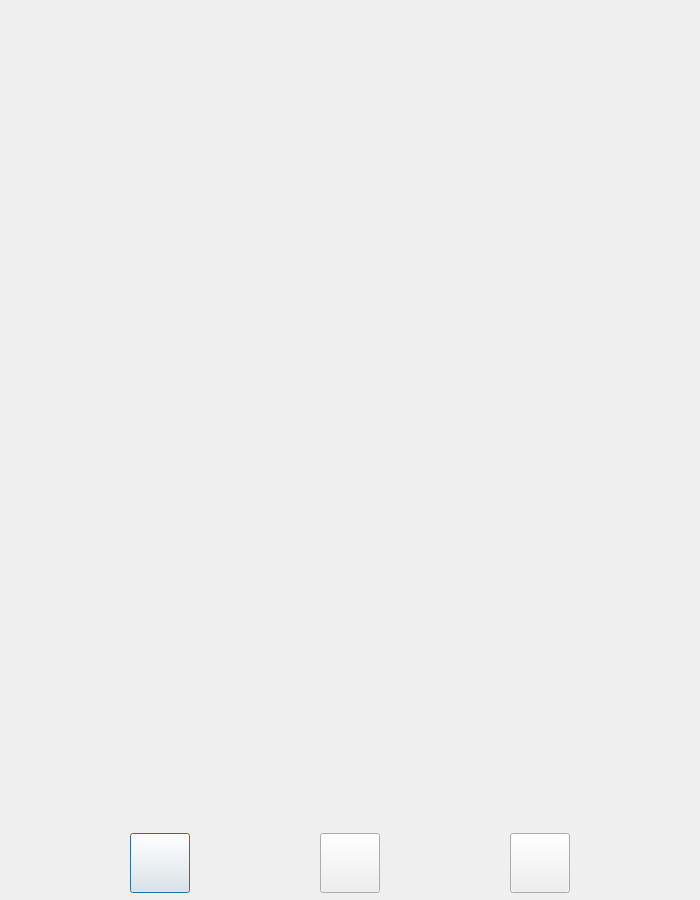
<?xml version="1.0" encoding="UTF-8"?>
<ui version="4.0">
 <class>ApplicationDialog</class>
 <widget class="QDialog" name="ApplicationDialog">
  <property name="geometry">
   <rect>
    <x>0</x>
    <y>0</y>
    <width>700</width>
    <height>900</height>
   </rect>
  </property>
  <property name="minimumSize">
   <size>
    <width>700</width>
    <height>900</height>
   </size>
  </property>
  <property name="maximumSize">
   <size>
    <width>700</width>
    <height>900</height>
   </size>
  </property>
  <property name="windowTitle">
   <string>Dialog</string>
  </property>
  <layout class="QVBoxLayout" name="verticalLayout">
   <property name="spacing">
    <number>0</number>
   </property>
   <property name="leftMargin">
    <number>0</number>
   </property>
   <property name="topMargin">
    <number>0</number>
   </property>
   <property name="rightMargin">
    <number>0</number>
   </property>
   <property name="bottomMargin">
    <number>0</number>
   </property>
   <item>
    <layout class="QVBoxLayout" name="verticalLayout_2">
     <property name="bottomMargin">
      <number>0</number>
     </property>
     <item>
      <widget class="QStackedWidget" name="stackedWidget">
       <property name="currentIndex">
        <number>3</number>
       </property>
       <widget class="MenuDialog" name="menu_wid"/>
       <widget class="HomeDialog" name="home_wid"/>
       <widget class="ScanCodeDialog" name="scan_wid"/>
       <widget class="MerchantDialog" name="merchant_wid"/>
       <widget class="ChatDialog" name="chat_wid"/>
      </widget>
     </item>
     <item>
      <layout class="QHBoxLayout" name="horizontalLayout">
       <property name="topMargin">
        <number>7</number>
       </property>
       <property name="bottomMargin">
        <number>7</number>
       </property>
       <item>
        <widget class="QPushButton" name="menu_btn">
         <property name="minimumSize">
          <size>
           <width>60</width>
           <height>60</height>
          </size>
         </property>
         <property name="maximumSize">
          <size>
           <width>60</width>
           <height>60</height>
          </size>
         </property>
         <property name="text">
          <string/>
         </property>
        </widget>
       </item>
       <item>
        <widget class="QPushButton" name="chat_btn">
         <property name="minimumSize">
          <size>
           <width>60</width>
           <height>60</height>
          </size>
         </property>
         <property name="maximumSize">
          <size>
           <width>60</width>
           <height>60</height>
          </size>
         </property>
         <property name="text">
          <string/>
         </property>
        </widget>
       </item>
       <item>
        <widget class="QPushButton" name="home_btn">
         <property name="minimumSize">
          <size>
           <width>60</width>
           <height>60</height>
          </size>
         </property>
         <property name="maximumSize">
          <size>
           <width>60</width>
           <height>60</height>
          </size>
         </property>
         <property name="text">
          <string/>
         </property>
        </widget>
       </item>
      </layout>
     </item>
    </layout>
   </item>
  </layout>
 </widget>
 <customwidgets>
  <customwidget>
   <class>ChatDialog</class>
   <extends>QWidget</extends>
   <header location="global">chatdialog.h</header>
   <container>1</container>
  </customwidget>
  <customwidget>
   <class>MenuDialog</class>
   <extends>QWidget</extends>
   <header location="global">menudialog.h</header>
   <container>1</container>
  </customwidget>
  <customwidget>
   <class>HomeDialog</class>
   <extends>QWidget</extends>
   <header location="global">homedialog.h</header>
   <container>1</container>
  </customwidget>
  <customwidget>
   <class>ScanCodeDialog</class>
   <extends>QWidget</extends>
   <header location="global">scancodedialog.h</header>
   <container>1</container>
  </customwidget>
  <customwidget>
   <class>MerchantDialog</class>
   <extends>QWidget</extends>
   <header location="global">merchantdialog.h</header>
   <container>1</container>
  </customwidget>
 </customwidgets>
 <resources/>
 <connections/>
</ui>
